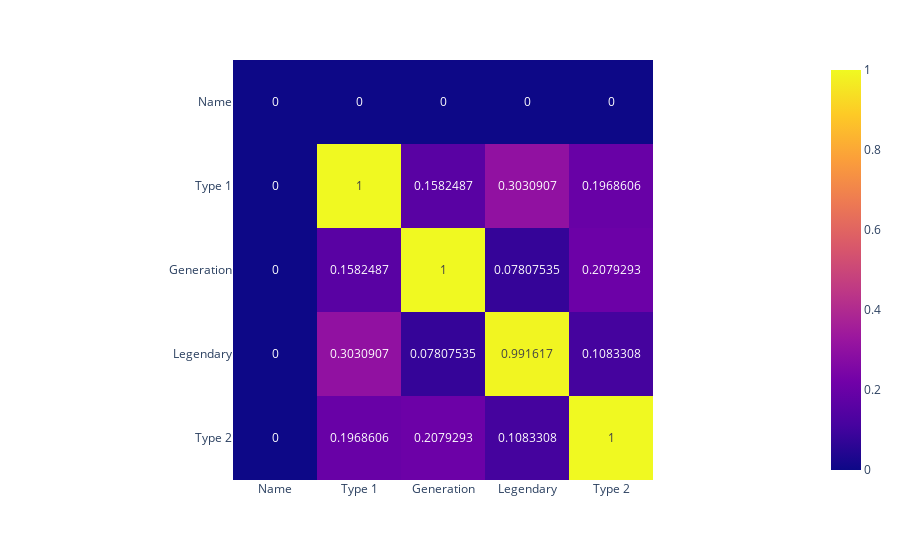

The cell this chart's notebook holds for it:
### Markdown cell above
## Heatmaps for qualitative correlations

### Code cell
# git clone https://github.com/ayanatherate/dfcorrs.git
# cd dfcorrs 
# pip install -r requirements.txt

from dfcorrs.cramersvcorr import Cramers
cram=Cramers()
# cram.corr(df_pokemon)
cram.corr(df_pokemon, plot_htmp=True)

### Figure 1 — Plotly figure (JSON) as saved in the notebook; plotly's stock layout.template omitted (floating-point values rounded to 4 significant figures)
{"data": [{"coloraxis": "coloraxis", "hovertemplate": "x: %{x}<br>y: %{y}<br>color: %{z}<extra></extra>", "name": "0", "texttemplate": "%{z}", "type": "heatmap", "x": ["Name", "Type 1", "Generation", "Legendary", "Type 2"], "xaxis": "x", "y": ["Name", "Type 1", "Generation", "Legendary", "Type 2"], "yaxis": "y", "z": [[0.0, 0.0, 0.0, 0.0, 0.0], [0.0, 1.0, 0.1582, 0.3031, 0.1969], [0.0, 0.1582, 1.0, 0.07808, 0.2079], [0.0, 0.3031, 0.07808, 0.9916, 0.1083], [0.0, 0.1969, 0.2079, 0.1083, 1.0]]}], "layout": {"coloraxis": {"colorscale": [[0, "#0d0887"], [0.1111, "#46039f"], [0.2222, "#7201a8"], [0.3333, "#9c179e"], [0.4444, "#bd3786"], [0.5556, "#d8576b"], [0.6667, "#ed7953"], [0.7778, "#fb9f3a"], [0.8889, "#fdca26"], [1, "#f0f921"]]}, "margin": {"t": 60}, "xaxis": {"anchor": "y", "constrain": "domain", "domain": [0, 1], "scaleanchor": "y"}, "yaxis": {"anchor": "x", "autorange": "reversed", "constrain": "domain", "domain": [0, 1]}}}
